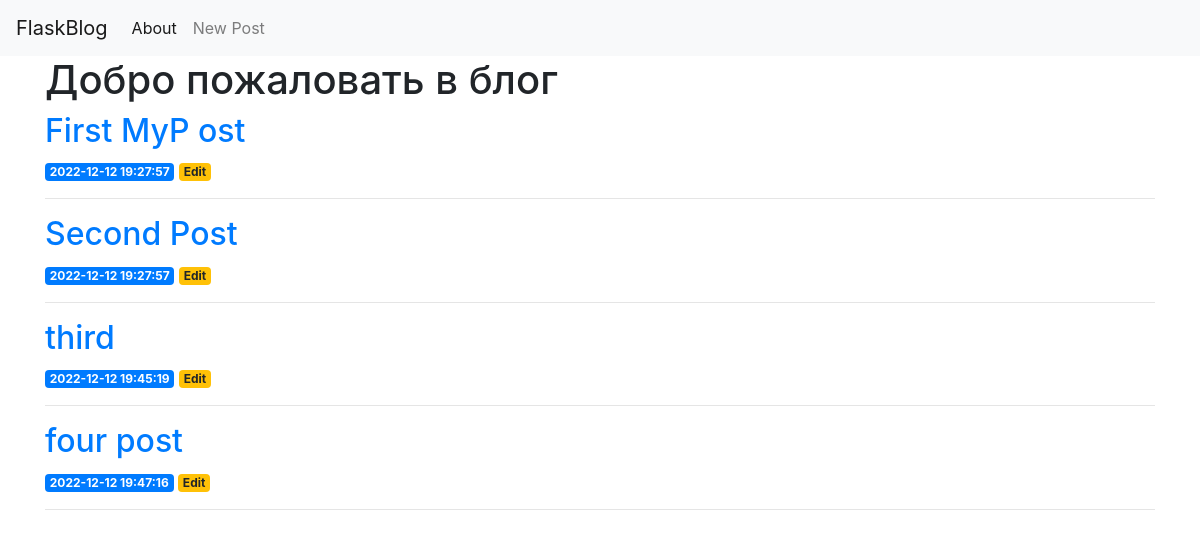
The app's page /, older data.
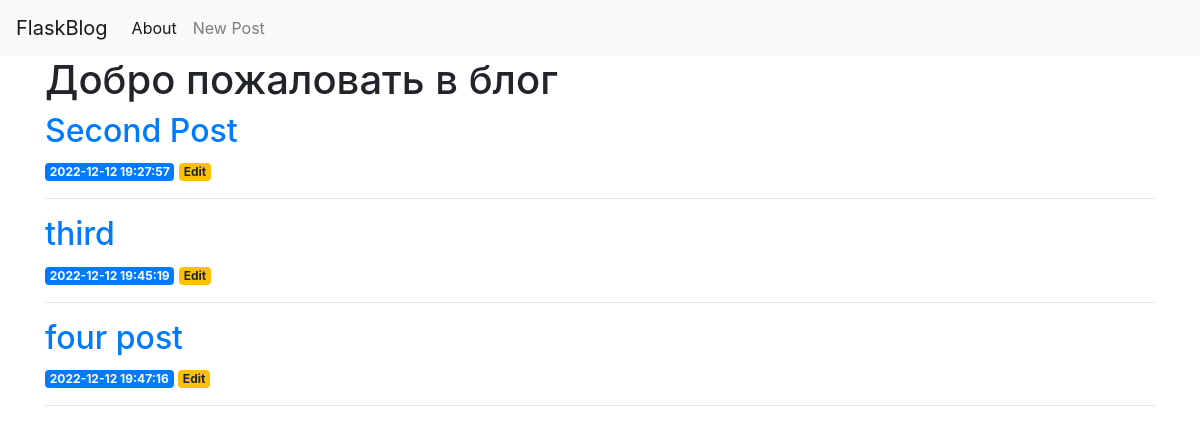
The same page, newer data.
### tables this page shows
CREATE TABLE posts (
    id INTEGER PRIMARY KEY AUTOINCREMENT,
    created TIMESTAMP NOT NULL DEFAULT CURRENT_TIMESTAMP,
    title TEXT NOT NULL,
    content TEXT NOT NULL
);

### app.py (the view)
@app.route('/')
def index():
    conn = get_db_connection()
    posts = conn.execute('SELECT * FROM posts').fetchall()
    conn.close()
    return render_template('index.html', posts=posts)

### app.py (called while the page is built)
def get_db_connection():
    conn = sqlite3.connect('database.db')
    conn.row_factory = sqlite3.Row
    return conn

### templates/index.html
{% extends 'base.html' %}
{% block content %}
    <h1>{% block title %} Добро пожаловать в блог {% endblock %}</h1>
    {% for post in posts %}
        <a href="{{ url_for('post', post_id=post['id']) }}">
            <h2>{{ post['title'] }}</h2>
        </a>
        <span class="badge badge-primary">{{ post['created'] }}</span>
        <a href="{{ url_for('edit', id=post['id']) }}">
            <span class="badge badge-warning">Edit</span>
        </a>
        <hr>
    {% endfor %}
{% endblock %}

Row changes from the older to the newer data that the page shows:
removed posts: title "First MyP ost", created "2022-12-12 19:27:57"
